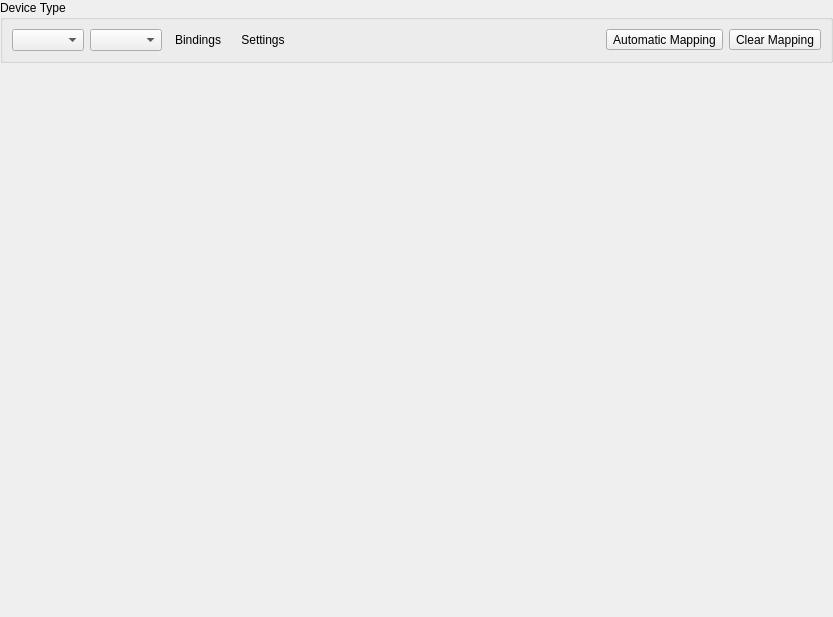
<?xml version="1.0" encoding="UTF-8"?>
<ui version="4.0">
 <class>USBDeviceWidget</class>
 <widget class="QWidget" name="USBDeviceWidget">
  <property name="geometry">
   <rect>
    <x>0</x>
    <y>0</y>
    <width>833</width>
    <height>617</height>
   </rect>
  </property>
  <property name="windowTitle">
   <string notr="true">Form</string>
  </property>
  <layout class="QVBoxLayout" name="verticalLayout" stretch="0,1">
   <property name="leftMargin">
    <number>0</number>
   </property>
   <property name="topMargin">
    <number>0</number>
   </property>
   <property name="rightMargin">
    <number>0</number>
   </property>
   <property name="bottomMargin">
    <number>0</number>
   </property>
   <item>
    <widget class="QGroupBox" name="groupBox">
     <property name="title">
      <string>Device Type</string>
     </property>
     <layout class="QHBoxLayout" name="horizontalLayout_3">
      <item>
       <layout class="QHBoxLayout" name="horizontalLayout">
        <item>
         <widget class="NoScrollQComboBox" name="deviceType"/>
        </item>
        <item>
         <widget class="NoScrollQComboBox" name="deviceSubtype"/>
        </item>
        <item>
         <widget class="QToolButton" name="bindings">
          <property name="text">
           <string>Bindings</string>
          </property>
          <property name="icon">
           <iconset theme="controller-line">
            <normaloff>.</normaloff>.</iconset>
          </property>
          <property name="checkable">
           <bool>true</bool>
          </property>
          <property name="toolButtonStyle">
           <enum>Qt::ToolButtonTextBesideIcon</enum>
          </property>
          <property name="autoRaise">
           <bool>true</bool>
          </property>
         </widget>
        </item>
        <item>
         <widget class="QToolButton" name="settings">
          <property name="text">
           <string>Settings</string>
          </property>
          <property name="icon">
           <iconset theme="checkbox-multiple-blank-line">
            <normaloff>.</normaloff>.</iconset>
          </property>
          <property name="checkable">
           <bool>true</bool>
          </property>
          <property name="toolButtonStyle">
           <enum>Qt::ToolButtonTextBesideIcon</enum>
          </property>
          <property name="autoRaise">
           <bool>true</bool>
          </property>
         </widget>
        </item>
       </layout>
      </item>
      <item>
       <spacer name="horizontalSpacer">
        <property name="orientation">
         <enum>Qt::Horizontal</enum>
        </property>
        <property name="sizeHint" stdset="0">
         <size>
          <width>460</width>
          <height>20</height>
         </size>
        </property>
       </spacer>
      </item>
      <item>
       <layout class="QHBoxLayout" name="horizontalLayout_2">
        <item>
         <widget class="QToolButton" name="automaticBinding">
          <property name="text">
           <string>Automatic Mapping</string>
          </property>
          <property name="icon">
           <iconset theme="controller-line">
            <normaloff>.</normaloff>.</iconset>
          </property>
          <property name="toolButtonStyle">
           <enum>Qt::ToolButtonTextBesideIcon</enum>
          </property>
         </widget>
        </item>
        <item>
         <widget class="QToolButton" name="clearBindings">
          <property name="text">
           <string>Clear Mapping</string>
          </property>
          <property name="icon">
           <iconset theme="file-reduce-line">
            <normaloff>.</normaloff>.</iconset>
          </property>
          <property name="toolButtonStyle">
           <enum>Qt::ToolButtonTextBesideIcon</enum>
          </property>
         </widget>
        </item>
       </layout>
      </item>
     </layout>
    </widget>
   </item>
   <item>
    <widget class="QStackedWidget" name="stackedWidget"/>
   </item>
  </layout>
 </widget>
 <customwidgets>
  <customwidget>
   <class>NoScrollQComboBox</class>
   <extends>QComboBox</extends>
   <header>NoScrollQComboBox.h</header>
  </customwidget>
 </customwidgets>
 <resources>
  <include location="../resources/resources.qrc"/>
 </resources>
 <connections/>
</ui>
